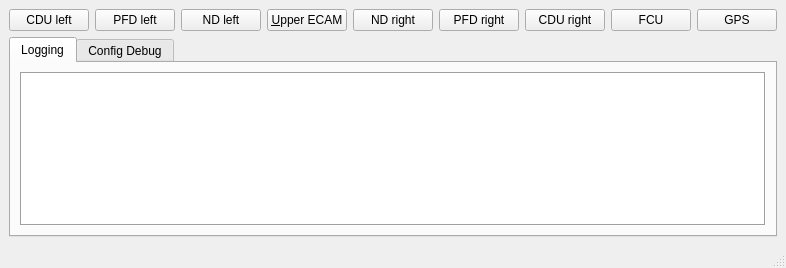
<ui version="4.0" >
 <class>FMCConsole</class>
 <widget class="QMainWindow" name="FMCConsole" >
  <property name="geometry" >
   <rect>
    <x>0</x>
    <y>0</y>
    <width>784</width>
    <height>268</height>
   </rect>
  </property>
  <property name="contextMenuPolicy" >
   <enum>Qt::NoContextMenu</enum>
  </property>
  <property name="windowTitle" >
   <string>vasFMC Console</string>
  </property>
  <property name="windowIcon" >
   <iconset>
    <normaloff>../../graphics/icon/icon_fmc_32.png</normaloff>../../graphics/icon/icon_fmc_32.png</iconset>
  </property>
  <widget class="QWidget" name="centralwidget" >
   <layout class="QGridLayout" name="gridLayout" >
    <item row="0" column="0" >
     <layout class="QHBoxLayout" name="horizontalLayout" >
      <item>
       <widget class="QPushButton" name="cdu_left_btn" >
        <property name="text" >
         <string>CDU left</string>
        </property>
       </widget>
      </item>
      <item>
       <widget class="QPushButton" name="pfd_left_btn" >
        <property name="text" >
         <string>PFD left</string>
        </property>
       </widget>
      </item>
      <item>
       <widget class="QPushButton" name="nd_left_btn" >
        <property name="text" >
         <string>ND left</string>
        </property>
       </widget>
      </item>
      <item>
       <widget class="QPushButton" name="upper_ecam_btn" >
        <property name="text" >
         <string>&amp;Upper ECAM</string>
        </property>
       </widget>
      </item>
      <item>
       <widget class="QPushButton" name="nd_right_btn" >
        <property name="text" >
         <string>ND right</string>
        </property>
       </widget>
      </item>
      <item>
       <widget class="QPushButton" name="pfd_right_btn" >
        <property name="text" >
         <string>PFD right</string>
        </property>
       </widget>
      </item>
      <item>
       <widget class="QPushButton" name="cdu_right_btn" >
        <property name="text" >
         <string>CDU right</string>
        </property>
       </widget>
      </item>
      <item>
       <widget class="QPushButton" name="fcu_btn" >
        <property name="text" >
         <string>FCU</string>
        </property>
       </widget>
      </item>
      <item>
       <widget class="QPushButton" name="gps_btn" >
        <property name="text" >
         <string>GPS</string>
        </property>
       </widget>
      </item>
     </layout>
    </item>
    <item row="1" column="0" >
     <widget class="QTabWidget" name="overall_tab" >
      <property name="currentIndex" >
       <number>0</number>
      </property>
      <widget class="QWidget" name="tab_2" >
       <attribute name="title" >
        <string>Logging</string>
       </attribute>
       <layout class="QHBoxLayout" >
        <item>
         <widget class="QTextBrowser" name="logtext" >
          <property name="font" >
           <font>
            <family>Courier New</family>
           </font>
          </property>
          <property name="frameShape" >
           <enum>QFrame::Box</enum>
          </property>
          <property name="frameShadow" >
           <enum>QFrame::Sunken</enum>
          </property>
          <property name="lineWrapMode" >
           <enum>QTextEdit::WidgetWidth</enum>
          </property>
          <property name="acceptRichText" >
           <bool>false</bool>
          </property>
         </widget>
        </item>
       </layout>
      </widget>
      <widget class="QWidget" name="tab_3" >
       <attribute name="title" >
        <string>Config Debug</string>
       </attribute>
       <layout class="QHBoxLayout" >
        <item>
         <widget class="QTabWidget" name="config_tab" >
          <property name="enabled" >
           <bool>true</bool>
          </property>
          <property name="currentIndex" >
           <number>0</number>
          </property>
          <widget class="QWidget" name="tab" >
           <attribute name="title" >
            <string/>
           </attribute>
          </widget>
         </widget>
        </item>
       </layout>
      </widget>
     </widget>
    </item>
   </layout>
  </widget>
  <widget class="QMenuBar" name="menubar" >
   <property name="geometry" >
    <rect>
     <x>0</x>
     <y>0</y>
     <width>784</width>
     <height>19</height>
    </rect>
   </property>
  </widget>
  <widget class="QStatusBar" name="statusbar" />
 </widget>
 <tabstops>
  <tabstop>cdu_left_btn</tabstop>
  <tabstop>pfd_left_btn</tabstop>
  <tabstop>nd_left_btn</tabstop>
  <tabstop>upper_ecam_btn</tabstop>
  <tabstop>nd_right_btn</tabstop>
  <tabstop>pfd_right_btn</tabstop>
  <tabstop>cdu_right_btn</tabstop>
  <tabstop>fcu_btn</tabstop>
  <tabstop>gps_btn</tabstop>
  <tabstop>overall_tab</tabstop>
  <tabstop>logtext</tabstop>
  <tabstop>config_tab</tabstop>
 </tabstops>
 <resources/>
 <connections/>
</ui>
